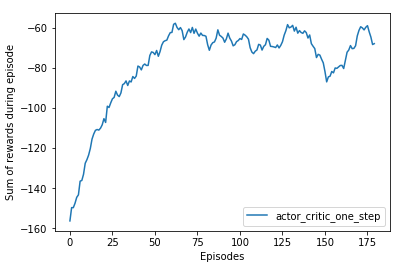

Source code (Python):
#!/usr/bin/env python3
# -*- coding: utf-8 -*-
"""
Created on Sun Apr  9 15:26:56 2017

@author: yuedong
"""
import os
os.chdir("/Users/yuedong/Downloads/comp767_assignment_5/")
#%%
import numpy as np
from pylab import cos
import matplotlib.pyplot as plt
#%%
'''
# mountain car has two variables: position(x-axis) and velocity
# -1.2 <= position <= 0.5
# -0.07 <= velocity <= 0.07
'''
class mountainCar():
    
    def __init__(self):
        self._reset()
        self.nA = 3
        
        self.position_space = [-1.2, 0.5]
        self.velocity_space = [-0.07, 0.07]
        
        self.discrete_position_space = np.linspace(-1.2,0.5,30)
        self.discrete_velocity_space = np.linspace(-0.07,0.07,30)
        
        
    # each episode starts from a random position and velocity
    # which are choosen with uniformly within the ranges
    def _reset(self):
        self.position = np.random.uniform(low=-1.2, high=0.5, size=None)
        self.velocity = np.random.uniform(low=-0.07, high=0.07, size=None)
        return self.position, self.velocity

    def _step(self, action):
    #position,v = self.position, self.velocity
        if not action in (-1,0,1):
            print('Invalid action:', action)
            raise "StandardError"

        self.velocity += 0.001*action - 0.0025*cos(3*self.position)
        if self.velocity < -0.07:
            self.velocity = -0.07
        elif self.velocity >= 0.07:
            self.velocity = 0.07
            
        self.position += self.velocity
        if self.position >= 0.5:
            return None, -1
        if self.position < -1.2:
            self.position = -1.2
            self.velocity = 0.0
        return (self.position, self.velocity), -1
    
#%%

# this code is inspired from https://github.com/ctevans/.../Tilecoder.py

# mountain car has two variables: position(x-axis) and velocity
# -1.2 <= position <= 0.5
# -0.07 <= velocity <= 0.07

# devide the 2D space into an 8 by 8 grid
# then shift this grid with 1/4 of a tile width to obtain 4 tilings (partitions) 
numTiles = 8 
numTilings = 4

positionTileMove = ((0.5 + 1.2) / numTiles) / numTilings
velocityTileMove = ((0.07 + 0.07) / numTiles) /numTilings

# in order to make sure all points are covered after shifting 
# add one extra row and one extra column for shifting
# numver of total features  = 9x9x4
numFeatures = numTilings * (numTiles+1) * (numTiles+1)


# x = position, y = velocity
# note move a tiling by (a, b), then find the index of a point
# is the same as moving the points by (-a, -b)
# shift direction in this code is to the left-bottom corner
def tilecode(x,y,tileIndices):
    
    # find the distance of x to the leftmost position
    x = x + 1.2
    # find the distance of y to smallest velocity
    y = y + 0.07

    for i in range (numTilings):
        
        # in tiling i, we move a points by 
        # (-i*positionTileMove,i*velocityTileMove) for feature encoding
        xMove = i * (-positionTileMove)
        yMove = i * (-velocityTileMove)
	
        xTileIdx = int(numTiles * (x - xMove)/1.7)
        yTileIdx = int(numTiles * (y - yMove)/0.14)

        tileIndices[i] = i * 81 + ( yTileIdx * 9 + xTileIdx)
    
    
def tileCoderIndices(x,y):
    tileIndices = [-1]*numTilings
    tilecode(x,y,tileIndices)
    #print('Tile indices for input (%s,%s) are : '%(x,y), tileIndices)
    return tileIndices
                                                
#printTileCoderIndices(0.5,0.07)
#[-1, -1, -1, -1]
#Tile indices for input (0.5,0.07) are :  [80, 161, 242, 323]

# INPUTS
#   s: state =(position,velocity) 
#   a: action, integer: throttle reverse (-1), zero throttle (0), throttle forwards (1)
# returns a binary vector of length (4*9*9)*3 representing the features
def phi(s, a):
    tmp = np.zeros(shape=(4*9*9,3)) #zeros array of dim 3*6*2
    #putting one where a feature is on
    for i in tileCoderIndices(s[0],s[1]):
            tmp[i,a] = 1 
    return(tmp.flatten()) #returning 'vectorized' (1-dim) array
    
def phi_state(s):
    tmp = np.zeros(4*9*9) #zeros array of dim 3*6*2
    for i in tileCoderIndices(s[0],s[1]):
            tmp[i] = 1 
    return tmp #returning 'vectorized' (1-dim) array

#%%
# here is the code for the policy approximation
    
# this function calculates h(s,a, theta)
def preference_cal(theta, state, action):
    h_s_a = np.dot(theta, phi(state,action))
    return h_s_a
    
# this function computes pi(a|s,theta) given the action_set
# note the regular softmax overflow at np.exp(800)
# we use the trick at https://lingpipe-blog.com/2009/06/25/log-sum-of-exponentials/
# where we compute everything in log space
def policy_prob(theta, state, action, action_set):
    
    pref_v = [preference_cal(theta, state, a) for a in action_set]
    
    m = max(pref_v)
    shift_perf_v=pref_v - m
    
    log_sum = m + np.log(sum(np.exp(shift_perf_v)))
    
    log_prob = preference_cal(theta, state, action) - log_sum
                             
    pi = np.exp(log_prob)
    
    return  pi
    
# this function returns an action, where the action a is chosen with prob pi(a|s,theta)
# using policy parametrization
def policy_par(theta, state, action_set):
    
    pi_actions = []
    for a in action_set:
        pi_actions.append(policy_prob(theta, state, a, action_set))
            
    return np.random.choice(action_set, p= pi_actions)

#%%
# actor-critic with eligibility trace

class actor_critic_one_step:
    def __init__(self, environment, gamma=1, alpha=0.05, beta=0.1):

        self.env = environment
        self.gamma = gamma
        self.alpha = alpha
        self.beta = beta
        
        self.theta = np.zeros(4*9*9*3) 
        self.W = np.zeros(4*9*9) 
        
        # o stick, 1 hit
        self.action_set = [-1,0,1]
        
        self.iterations = 0
        self.returns = []
        
    
        # V is simply the dot product of phi and w
    def cal_V(self, s):
        return np.dot(phi_state(s),self.W)
    
    def train(self, iterations):        
        # Loop episodes
        for episode in range(iterations):
        

            s = self.env._reset()
            I = 1
            rewards = []
    
            time_step = 0
            
            # generate an episode untill the end
            while s != None and time_step<200:
                
                a = policy_par(self.theta, s, self.action_set)
                # execute action
                s_next, r = self.env._step(a)
                rewards.append(r)
                
                if s_next != None:
                    # reassign s and a, add to trajactory
                    delta = r + self.gamma * self.cal_V(s_next) - self.cal_V(s)     
                else:
                    delta = r - self.cal_V(s)
                
                feature = phi(s,a)
                subtract = sum([policy_prob(self.theta, s, a_i, self.action_set) * 
                               phi(s, a_i) for a_i in self.action_set])
                gradient = feature - subtract
                
                self.W += self.beta * delta * phi_state(s)
                self.theta += self.alpha * I * delta * gradient
                I = self.gamma * I
                s = s_next
                time_step += 1 
            print("finished in %s time steps" % time_step)
            #print("time_step", time_step)
            
            self.returns.append(sum(rewards))
            
        self.iterations += iterations
        
#%%
env = mountainCar()
#%%
def average_run(env, num_runs, episodes_per_run):
    
    m = np.zeros((num_runs, episodes_per_run))
    
    for i in range (num_runs):
        
        agent = actor_critic_one_step(env)
        agent.train(episodes_per_run)
        
        m[i] = agent.returns
 
    return np.sum(m, axis=0)/num_runs

def runningMean(x, N=10):
    y = np.zeros((len(x)-N,))
    for ctr in range(len(x)-N):
         y[ctr] = np.sum(x[ctr:(ctr+N)])
    return y/N
#%%
avg_returns = average_run(env, 5, 200)
#%%
reinforce_mean = runningMean(avg_returns, N=20)
#%%
# draw reward curves
plt.figure(1)
plt.plot(reinforce_mean, label='actor_critic_one_step')
plt.xlabel('Episodes')
plt.ylabel('Sum of rewards during episode')
plt.legend()
